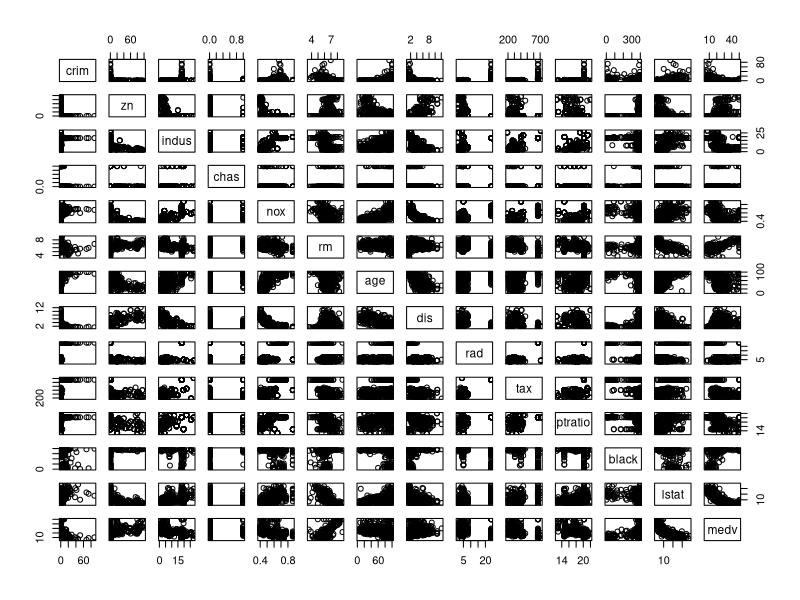
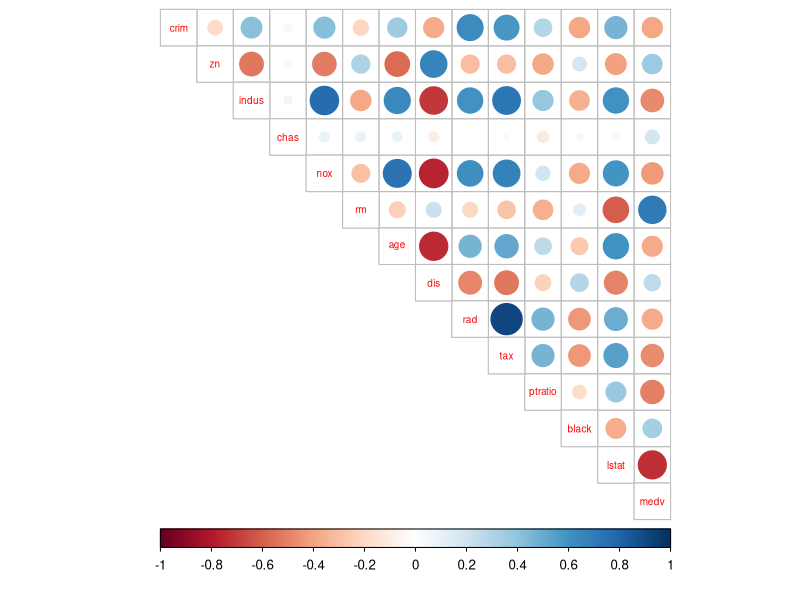

Source code (R) for these figures, in order:
## ---- chunk 1
library(MASS)
library(tidyverse)
library(corrplot)
data("Boston")

## ---- chunk 2
colnames(Boston)

## ---- chunk 3
pairs(Boston)
summary(Boston)


## ---- chunk 4

cor_matrix<-cor(Boston) %>% round(digits= 2)

corrplot(cor_matrix, type="upper", cl.pos="b", tl.pos="d", tl.cex = 0.6, method="circle")
## ---- chunk 5
boston_scaled <- scale(Boston)
summary(boston_scaled)
class(boston_scaled)
boston_scaled <- as.data.frame(boston_scaled)
## ---- chunk 6
scaled_crim <- boston_scaled$crim

summary(scaled_crim)

bins <- quantile(scaled_crim)

crime <- cut(scaled_crim, breaks = bins, include.lowest = TRUE, labels = c("low", "med_low", "med_high", "high"))

table(crime)

boston_scaled <- dplyr::select(boston_scaled, -crim)
boston_scaled <- data.frame(boston_scaled, crime)
## ---- chunk 7
n <- nrow(boston_scaled)

ind <- sample(n,  size = n * 0.8)

train <- boston_scaled[ind,]
test <- boston_scaled[-ind,]

print("Training set")
nrow(train)
print("Testing set")
nrow(test)
